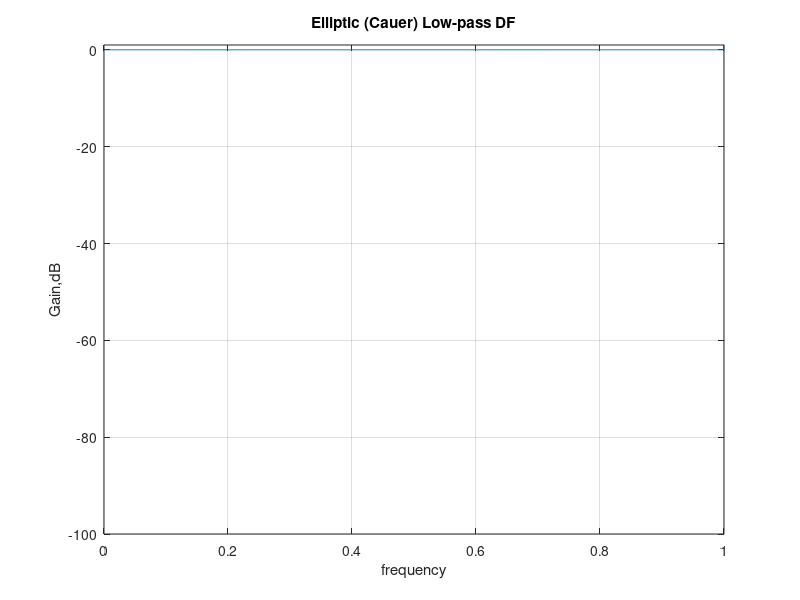

Source code (MATLAB):
% The Digital requirments  
Wp=0.2613*pi; Ws=0.4018*pi; Ap=0.75; As=20;

% Sampling frequency(Hz)
Fs=1000; T=1/Fs;

% Bilinear analogue requirements
wp=2*tan(Wp/2)/T;
ws=2*tan(Ws/2)/T;

% Determine the order of AF filter 
% and the 3-dB cutoff frequency 
[N,wc]=ellipord(wp,ws,Ap,As,'s');

% Determine the AF-CBI filter
[numa,dena]=ellip(N,Ap,As,wc,'s');

% Convert AF to DF by bilinear transformation
[numd,dend]=bilinear(numa,dena,Fs);

% Plot the frequency response
w=linspace(0,pi,5000);
h=freqz(numd,dend,w);
plot(w/pi,20*log10(abs(h)));
axis([0 1 -100 1]);grid;
xlabel('frequency'); ylabel('Gain,dB');
title("Elliptic (Cauer) Low-pass DF");